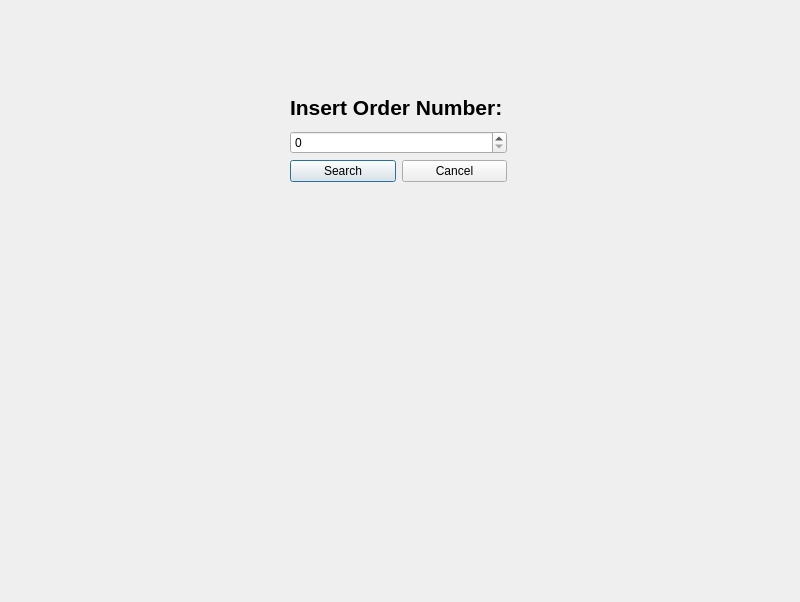
<?xml version="1.0" encoding="UTF-8"?>
<ui version="4.0">
 <class>widget</class>
 <widget class="QWidget" name="widget">
  <property name="geometry">
   <rect>
    <x>0</x>
    <y>0</y>
    <width>800</width>
    <height>602</height>
   </rect>
  </property>
  <property name="windowTitle">
   <string>Form</string>
  </property>
  <widget class="QWidget" name="layoutWidget_2">
   <property name="geometry">
    <rect>
     <x>290</x>
     <y>90</y>
     <width>217</width>
     <height>92</height>
    </rect>
   </property>
   <layout class="QVBoxLayout" name="verticalLayout_4">
    <item>
     <layout class="QVBoxLayout" name="verticalLayout_5">
      <item>
       <widget class="QLabel" name="label_2">
        <property name="font">
         <font>
          <pointsize>16</pointsize>
          <bold>true</bold>
         </font>
        </property>
        <property name="text">
         <string>Insert Order Number:</string>
        </property>
       </widget>
      </item>
      <item>
       <widget class="QSpinBox" name="search_order_number">
        <property name="layoutDirection">
         <enum>Qt::LayoutDirection::LeftToRight</enum>
        </property>
        <property name="maximum">
         <number>10000</number>
        </property>
       </widget>
      </item>
     </layout>
    </item>
    <item>
     <layout class="QHBoxLayout" name="horizontalLayout_2">
      <item>
       <widget class="QPushButton" name="search_order_button">
        <property name="text">
         <string>Search</string>
        </property>
        <property name="default">
         <bool>true</bool>
        </property>
       </widget>
      </item>
      <item>
       <widget class="QPushButton" name="cancel_search_button">
        <property name="text">
         <string>Cancel</string>
        </property>
       </widget>
      </item>
     </layout>
    </item>
   </layout>
  </widget>
 </widget>
 <resources/>
 <connections/>
</ui>
